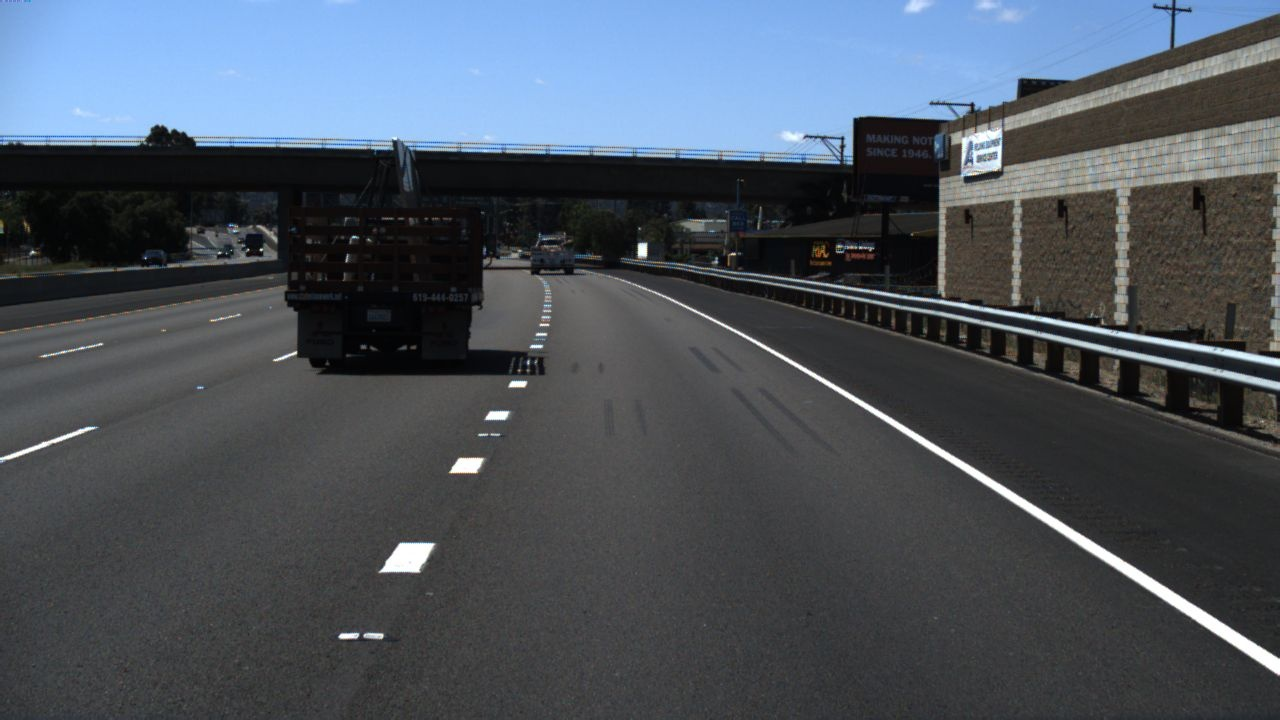
#> input picture road lane detection/test_images/1.jpg, 1280 x 720 px
$ python lane_detection.py
#> lines starting #> are read from the running program, lines starting #| are printed output that depends on the picture
import cv2
import numpy as np
import os

# Function to detect lanes in an image
def detect_lanes(image, blur_kernel=9, canny_low=50, canny_high=150):
    gray = cv2.cvtColor(image, cv2.COLOR_BGR2GRAY)
    blur = cv2.GaussianBlur(gray, (blur_kernel, blur_kernel), 0)
    edges = cv2.Canny(blur, canny_low, canny_high)
    return edges

# Function to filter lines based on slope and length
def filter_lines(lines, threshold_slope, min_line_length, max_line_gap, roi_y):
    if lines is not None:
        filtered_lines = []
        for line in lines:
            x1, y1, x2, y2 = line[0]
            if x2 != x1:
                slope = (y2 - y1) / (x2 - x1)
                line_length = np.sqrt((x2 - x1)**2 + (y2 - y1)**2)
                if abs(slope) > threshold_slope and line_length > min_line_length and y1 > roi_y and y2 > roi_y:
                    filtered_lines.append(line)
        return filtered_lines
    else:
        return []

# Function to average and draw lanes
def average_lines(lines, image_shape):
    if lines:
        left_lines, right_lines = [], []
        for line in lines:
            x1, y1, x2, y2 = line[0]
            slope = (y2 - y1) / (x2 - x1)
            if slope < 0:
                left_lines.append(line)
            else:
                right_lines.append(line)

        def average_line(lines):
            x_coords, y_coords = [], []
            for line in lines:
                x1, y1, x2, y2 = line[0]
                x_coords.extend([x1, x2])
                y_coords.extend([y1, y2])
            if x_coords and y_coords:
                coeffs = np.polyfit(x_coords, y_coords, 1)
                slope, intercept = coeffs[0], coeffs[1]
                y1 = int(image_shape[0])
                y2 = int(image_shape[0] * 0.6)  # Adjust the endpoint of the line
                x1 = int((y1 - intercept) / slope)
                x2 = int((y2 - intercept) / slope)
                return [[x1, y1, x2, y2]]
            else:
                return []

        averaged_left_line = average_line(left_lines)
        averaged_right_line = average_line(right_lines)
        return averaged_left_line + averaged_right_line
    else:
        return []

# Function to draw lanes on an image
def draw_lines(image, lines, color=(0, 255, 0), thickness=8):  # Increase thickness to make lines more visible
    line_image = np.zeros_like(image)
    if lines:
        for line in lines:
            if isinstance(line, (list, tuple)) and len(line) == 4:
                x1, y1, x2, y2 = line
                cv2.line(line_image, (x1, y1), (x2, y2), color, thickness)
            else:
                print(f"Invalid line format: {line}")
    return line_image

# Function to process an image for lane detection
def process_image(image_path, threshold_slope=0.5, min_line_length=50, max_line_gap=100, roi_y=300):
    image = cv2.imread(image_path)
    if image is not None:
        edges = detect_lanes(image)
        lane_lines_image = cv2.HoughLinesP(edges, 1, np.pi/180, 50, np.array([]), minLineLength=50, maxLineGap=100)
        filtered_lane_lines_image = filter_lines(lane_lines_image, threshold_slope, min_line_length, max_line_gap, roi_y)
        averaged_lines_image = average_lines(filtered_lane_lines_image, image.shape)
        lane_image = draw_lines(image, averaged_lines_image)
        result_image = cv2.addWeighted(image, 0.8, lane_image, 1, 0)
        cv2.imshow('Lane Detection Image', result_image)
        cv2.waitKey(0)
        cv2.destroyAllWindows()
    else:
        print(f"Error loading the image '{image_path}'. Check the file path.")

# Function to process a video for lane detection with temporal consistency check
# [32 lines left out: function process_video, not called in this run]


# Path to the folder containing images
image_folder = 'test_images'
# Get a list of all image files in the folder
image_files = [os.path.join(image_folder, f) for f in os.listdir(image_folder) if os.path.isfile(os.path.join(image_folder, f))]
# Process each image file in the list
for image_file in image_files:
    process_image(image_file)
#> in process_image, image is the input picture: shape (720, 1280, 3); mean B, G, R 93.8, 84.1, 76.2
#> in detect_lanes, `gray = cv2.cvtColor(image, cv2.COLOR_BGR2GRAY)`:
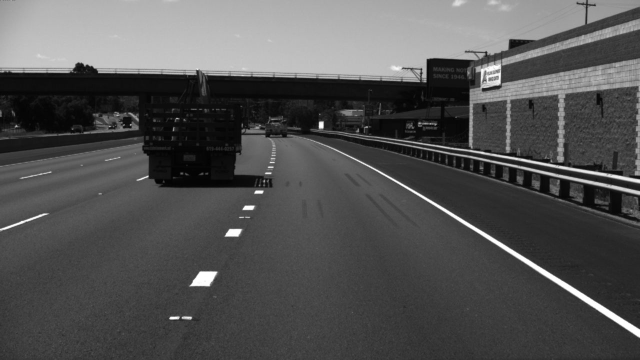
#> gray: shape (720, 1280) (shown at 1/2 size); min 0, max 255, mean 82.8
#> in detect_lanes, `edges = cv2.Canny(blur, canny_low, canny_high)`:
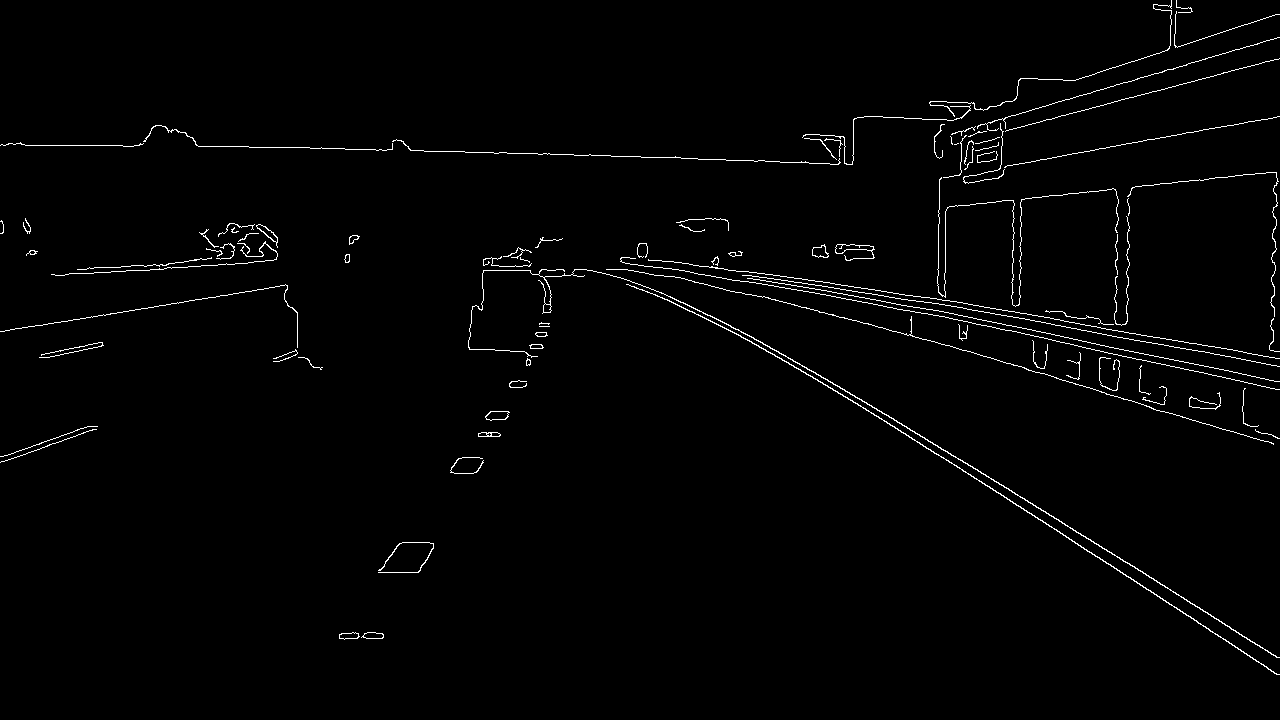
#> edges: shape (720, 1280); 1.5% white in thin lines or dots
#> in process_image, `lane_lines_image = cv2.HoughLinesP(edges, 1, np.pi/180, 50, np.array([..`: lane_lines_image = 80 rows, first 6: [956, 465, 1279, 674], [783, 354, 1277, 674], [638, 246, 1276, 381], [928, 297, 1279, 358], [972, 466, 1279, 657], [902, 309, 1279, 389]
#> the loop in filter_lines, `for line in lines:` made 80 passes
#> (x1, y1, x2, y2, slope, line_length) on passes 1 to 8: (956, 465, 1279, 674, 0.647, 384.7), (783, 354, 1277, 674, 0.648, 588.6), (638, 246, 1276, 381, 0.212, 652.1), (928, 297, 1279, 358, 0.174, 356.3), (972, 466, 1279, 657, 0.622, 361.6), (902, 309, 1279, 389, 0.212, 385.4), (392, 148, 852, 164, 0.0348, 460.3), (893, 418, 1277, 657, 0.622, 452.3)
#> after the loop in filter_lines, `for line in lines:`: filtered_lines = [[[956, 465, 1279, 674]], [[783, 354, 1277, 674]], [[972, 466, 1279, 657]], [[893, 418, 1277, 657]], [[774, 349, 963, 471]], [[378, 572, 546, 332]], [[794, 367, 915, 432]]]
#> in process_image, `filtered_lane_lines_image = filter_lines(lane_lines_image, threshold_s..`: filtered_lane_lines_image has the same summary as filtered_lines in filter_lines
#> the loop in average_lines, `for line in lines:` made 7 passes
#> (x1, y1, x2, y2, slope) on passes 1 to 7: (956, 465, 1279, 674, 0.647), (783, 354, 1277, 674, 0.648), (972, 466, 1279, 657, 0.622), (893, 418, 1277, 657, 0.622), (774, 349, 963, 471, 0.646), (378, 572, 546, 332, -1.43), (794, 367, 915, 432, 0.537)
#> after the loop in average_lines, `for line in lines:`: left_lines = [[[378, 572, 546, 332]]]; right_lines = [[[956, 465, 1279, 674]], [[783, 354, 1277, 674]], [[972, 466, 1279, 657]], [[893, 418, 1277, 657]], [[774, 349, 963, 471]], [[794, 367, 915, 432]]]
#> the loop in average_line, `for line in lines:` made 1 pass
#> after the loop in average_line, `for line in lines:`: x_coords = [378, 546]; y_coords = [572, 332]
#> in average_line, `coeffs = np.polyfit(x_coords, y_coords, 1)`: coeffs = [-1.43, 1112]
#> in average_line, `slope, intercept = coeffs[0], coeffs[1]`: slope = -1.43; intercept = 1112
#> in average_line, `x1 = int((y1 - intercept) / slope)`: x1 = 274
#> in average_line, `x2 = int((y2 - intercept) / slope)`: x2 = 475
#> in average_lines, `averaged_left_line = average_line(left_lines)`: averaged_left_line = [[274, 720, 475, 432]]
#> the loop in average_line (call 2), `for line in lines:` made 6 passes
#> in average_lines, `averaged_right_line = average_line(right_lines)`: averaged_right_line = [[1365, 720, 907, 432]]
#> in process_image, `averaged_lines_image = average_lines(filtered_lane_lines_image, image...`: averaged_lines_image = [[274, 720, 475, 432], [1365, 720, 907, 432]]
#> the loop in draw_lines, `for line in lines:` made 2 passes
#> after the loop in draw_lines, `for line in lines:`:
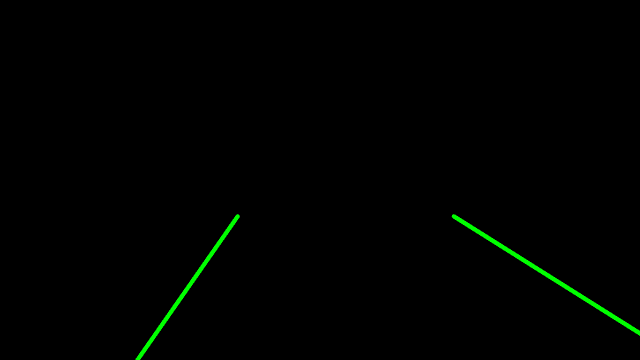
#> line_image: shape (720, 1280, 3) (shown at 1/2 size); mean of channels 0, 1, 2 0, 1.9, 0; drawn as B, G, R
#> in process_image, `result_image = cv2.addWeighted(image, 0.8, lane_image, 1, 0)`:
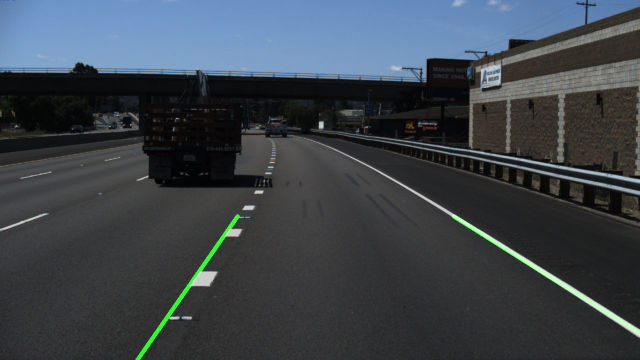
#> result_image: shape (720, 1280, 3) (shown at 1/2 size); mean B, G, R 75, 68.2, 60.9
#> pass 2 of the loop `for image_file in image_files:`:
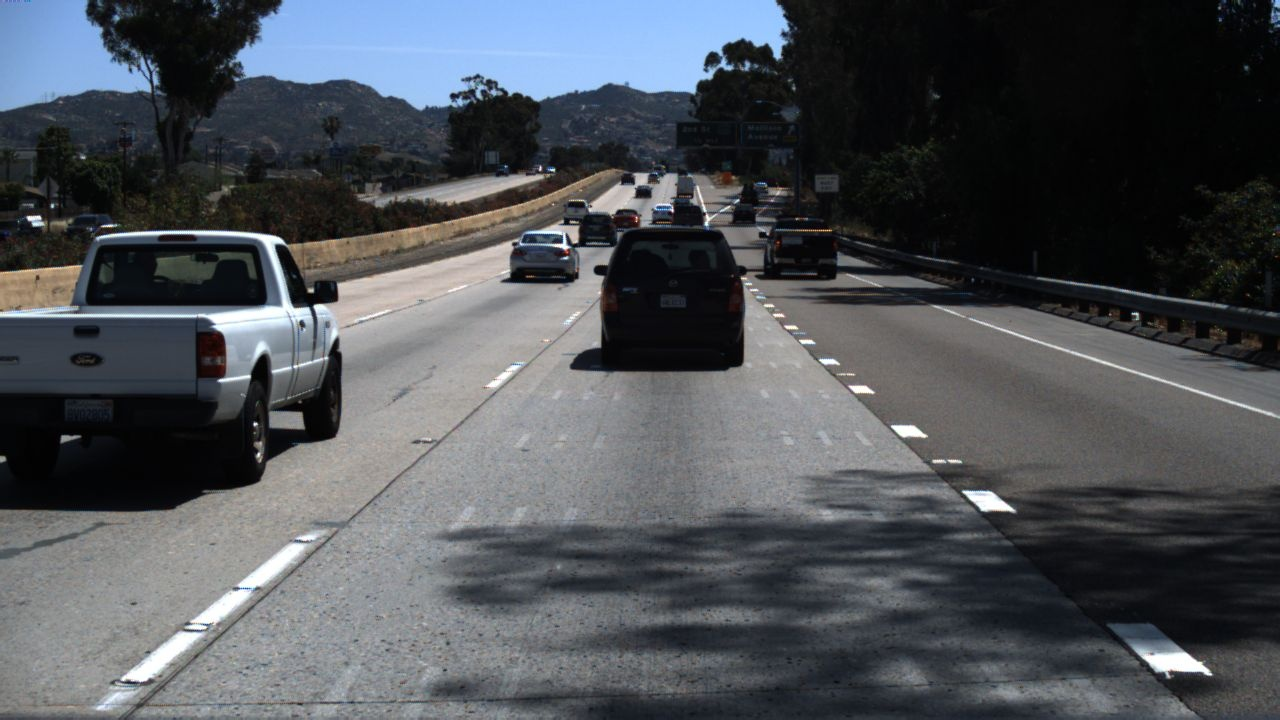
#> input picture road lane detection/test_images/2.jpg, 1280 x 720 px
#> in process_image, image is the input picture: shape (720, 1280, 3); mean B, G, R 86.2, 81.3, 77.5
#> in detect_lanes (call 2), `edges = cv2.Canny(blur, canny_low, canny_high)`:
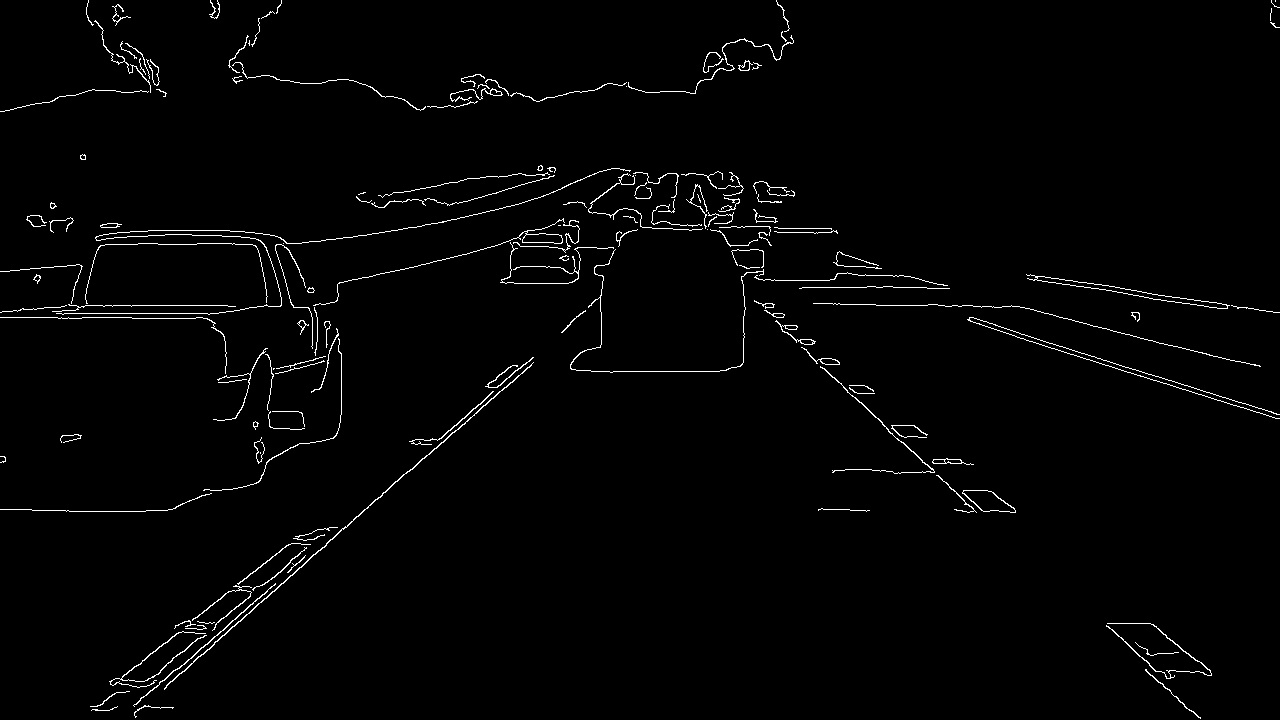
#> edges: shape (720, 1280); 1.7% white in thin lines or dots
#> lane_lines_image = 116 rows, first 6: [65, 305, 315, 305], [143, 707, 734, 175], [487, 176, 659, 228], [530, 175, 1168, 345], [535, 100, 973, 508], [518, 173, 1217, 400]
#> the loop in filter_lines (call 2), `for line in lines:` made 116 passes
#> (x1, y1, x2, y2, slope, line_length) on passes 1 to 4: (65, 305, 315, 305, 0, 250), (143, 707, 734, 175, -0.9, 795.2), (487, 176, 659, 228, 0.302, 179.7), (530, 175, 1168, 345, 0.266, 660.3)
#> the loop in average_lines (call 2), `for line in lines:` made 20 passes
#> line on passes 1 to 4: [[112, 685, 296, 536]], [[134, 706, 289, 571]], [[109, 710, 335, 527]], [[1152, 624, 1210, 671]]
#> the loop in draw_lines (call 2), `for line in lines:` made 2 passes
#> line on passes 1 to 2: [85, 720, 423, 432], [1243, 720, 907, 432]
#> in process_image (call 2), `result_image = cv2.addWeighted(image, 0.8, lane_image, 1, 0)`:
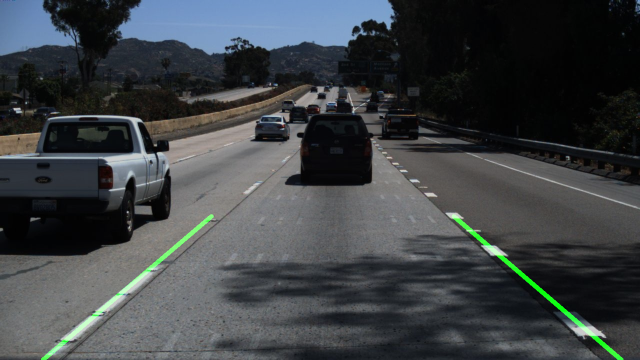
#> result_image: shape (720, 1280, 3) (shown at 1/2 size); mean B, G, R 68.9, 66.3, 62
#> pass 3 of the loop `for image_file in image_files:`:
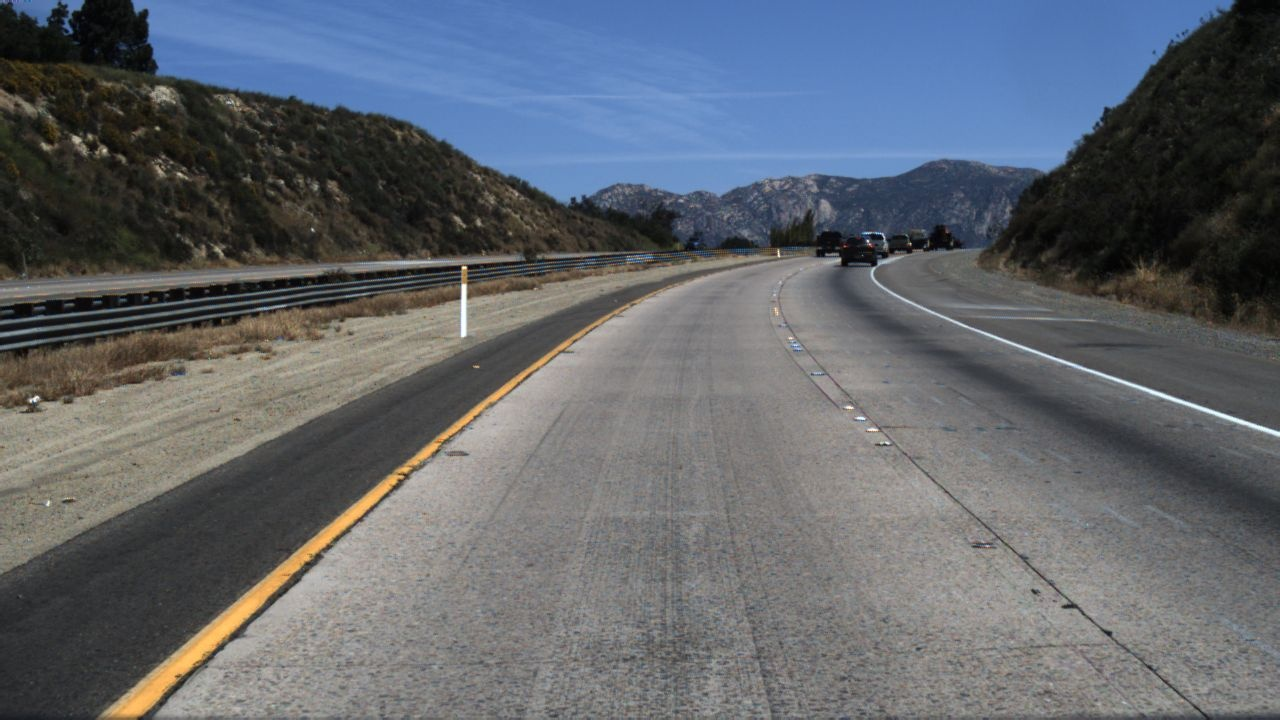
#> input picture road lane detection/test_images/3.jpg, 1280 x 720 px
#> in process_image, image is the input picture: shape (720, 1280, 3); mean B, G, R 108.5, 101.7, 96.9
#> in detect_lanes (call 3), `edges = cv2.Canny(blur, canny_low, canny_high)`:
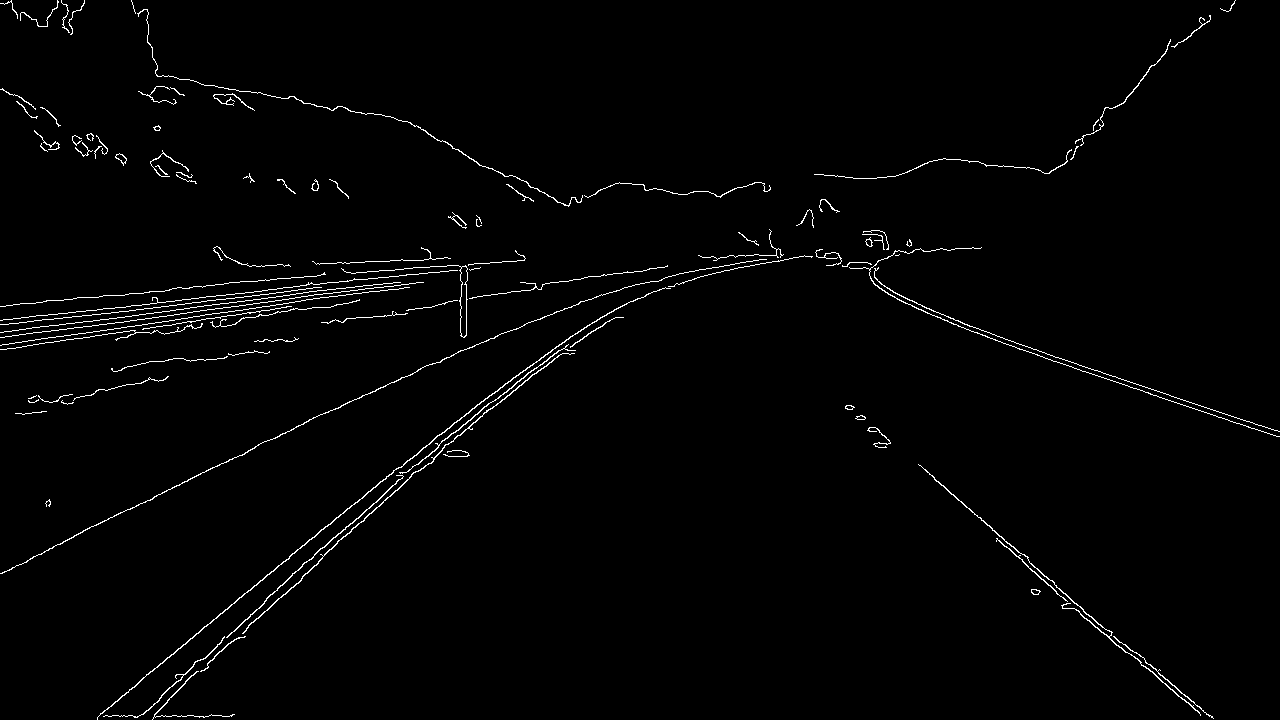
#> edges: shape (720, 1280); 1.5% white in thin lines or dots
#> in process_image (call 3), `result_image = cv2.addWeighted(image, 0.8, lane_image, 1, 0)`:
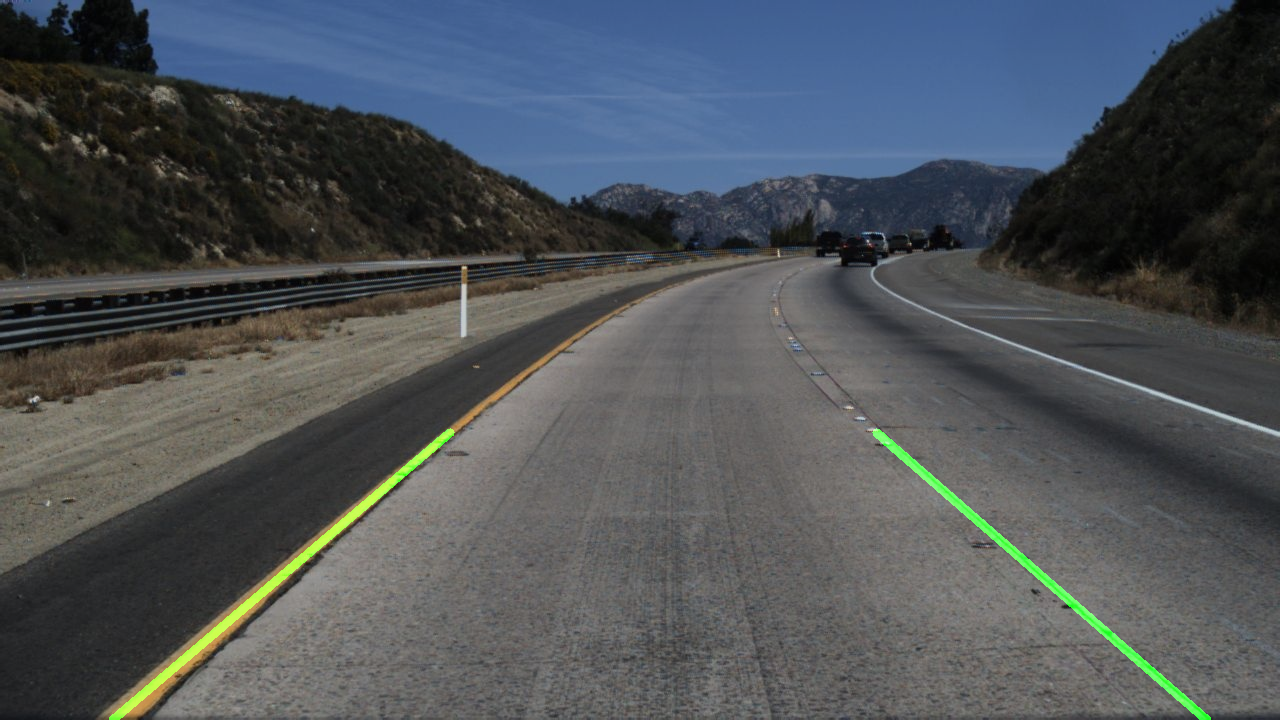
#> result_image: shape (720, 1280, 3); mean B, G, R 86.8, 82.6, 77.5
#> the loop made 4 passes; the first 3 are shown

# Path to the folder containing videos
video_folder = 'test_videos'
# Get a list of all video files in the folder
#> (the run stopped early here; a loop or call above may not have finished)
